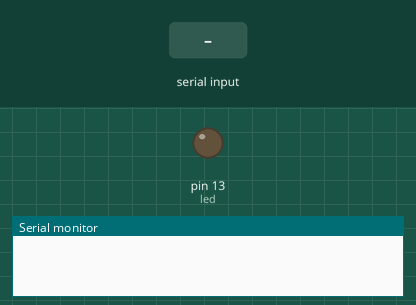
This sketch was run on a simulated Arduino Uno, built with avr-gcc and run on an emulated ATmega328P. Shown: output pins drawn as LEDs (lit = HIGH), the last lines printed to the serial monitor. The inputs (shaded band) are chosen by the test bench.

Above: at 1.2 s.
1.3 s: "on" received over the second serial link
At 1.7 s:
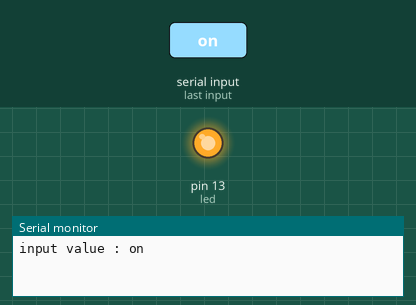
2.8 s: "1" received over the second serial link
At 3.8 s:
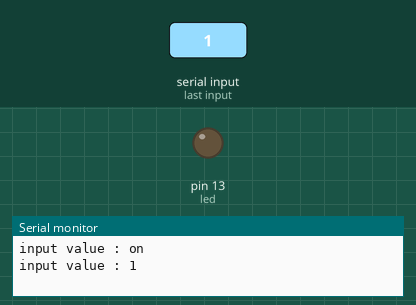
Timing chart, 0 to 5.8 s (numbered marks = the images above; inputs shaded):
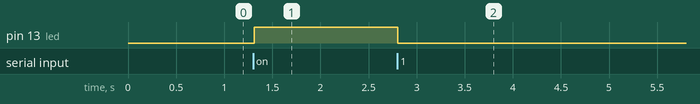

Measured:
- after the input at 1.3 s, pin 13 (led): LOW → HIGH at once
- after the input at 2.8 s, pin 13 (led): HIGH → LOW at once

The sketch:

210119_arduino_bluetooth.ino
```cpp
#include <SoftwareSerial.h>

int blueTx = 2; // 보내는 핀
int blueRx = 3; // 받는 핀
int led = 13;

SoftwareSerial mySerial(blueTx, blueRx);

String myString = ""; // 받는 문자열

void setup() {
  // put your setup code here, to run once:
  Serial.begin(9600);
  mySerial.begin(9600);
  pinMode(led, OUTPUT);
}

void loop() {
  // put your main code here, to run repeatedly:
  while(mySerial.available()) {
    char myChar = (char)mySerial.read();
    myString += myChar;
    delay(5); // 수신 문자열 끊김 방지
  }
  if(!myString.equals("")) {
    Serial.println("input value : "+myString);

    if(myString == "on") {
      digitalWrite(led, HIGH);
    } else {
      digitalWrite(led, LOW);
    }

    myString = ""; // 초기화
  }
}
```
